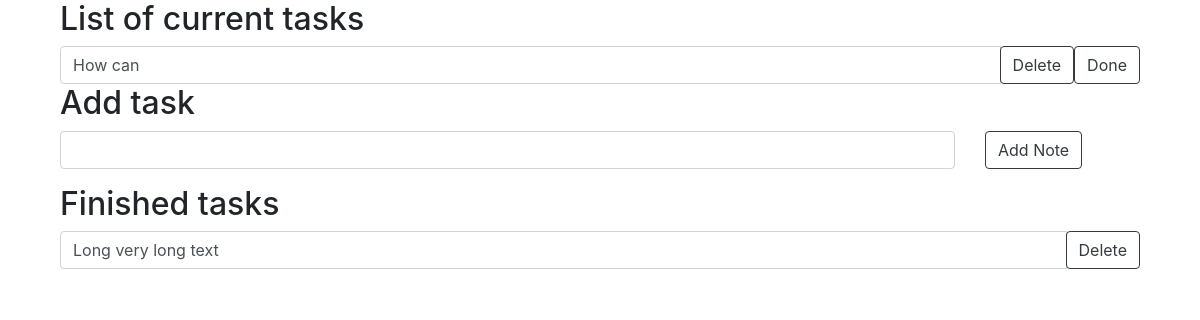
Before: / with the older database file.
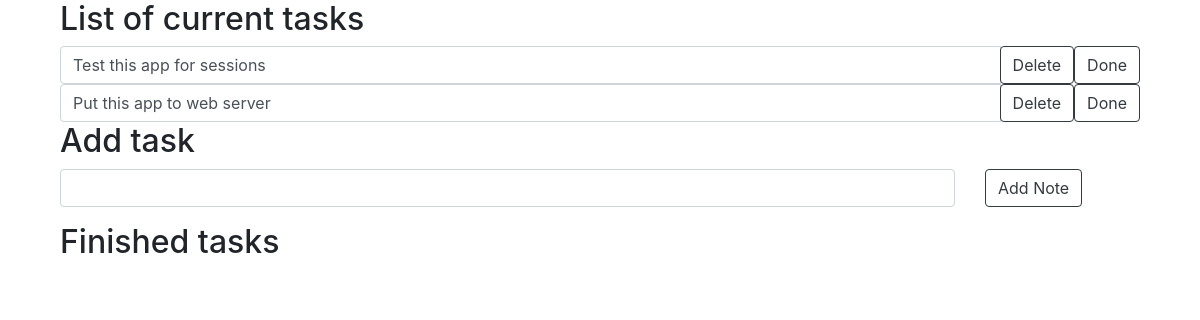
After: the same page with the newer database file.
### tables this page shows
CREATE TABLE current_tasks(
id integer primary key,
task varchar);

CREATE TABLE finished_tasks(
id integer primary key,
task varchar);

### application.py (the view)
@app.route('/')
def index():
    db = sqlite3.connect(DATABASE)
    curr = db.cursor()
    tasks = curr.execute("SELECT id, task FROM current_tasks").fetchall()
    finished = curr.execute("SELECT id, task FROM finished_tasks").fetchall()
    db.close()
    return render_template("index.html", tasks=tasks, finished=finished)

### templates/index.html (shortened to what this page needs)
{% extends "layout.html" %}
{% block current %}
	<div class="container">
		<h2>List of current tasks</h2>
		{% for task in tasks %}
		<div class="input-group">
		  	<span class="form-control">{{ task[1] }}</span>
		  	<div class="input-group-append">
			  	<form action="{{ url_for('delete')}}" method="post">
					<button class="btn btn-outline-dark">Delete</button>
				</form>
				<form action="{{ url_for('done')}}" method="post">
					<button class="btn btn-outline-dark">Done</button>
				</form>
		  	</div>
		</div>
		{% endfor %}
	</div>
{% endblock %}
{% block form %}
	<div class="container">
		<h2>Add task</h2>
		<form action="{{ url_for('add')}}" method="post">
			<div class="form-group row">
				<div class="col-sm-10">
					<input type="text" name="task" class="form-control">
				</div>
				<div class="col-sm-2">
					<button class="btn btn-outline-dark">Add Note</button>
				</div>
			</div>
		</form>
	</div>
{% endblock %}
{% block done %}
	<div class="container">
		<h2>Finished tasks</h2>
		{% for item in finished %}
	  	<div class="input-group">
			<span class="form-control">{{ item [1] }}</span>
			<div class="input-group-append">
			  	<form action="{{ url_for('terminate')}}" method="post">
					<button class="btn btn-outline-dark">Delete</button>
				</form>
			</div>
		</div>
		{% endfor %}
	</div>
{% endblock %}

### templates/layout.html (shortened to what this page needs)
<!DOCTYPE html>
<html>
	<head>
		<link rel="stylesheet" href="https://stackpath.bootstrapcdn.com/bootstrap/4.4.1/css/bootstrap.min.css">
	</head>
	<body>
		<div class="container">
			{% block current %}
			{% endblock %}
			{% block form %}
			{% endblock %}
			{% block done %}
			{% endblock %}
		</div>
	</body>
</html>

Changed rows visible on the page:
removed finished_tasks: task "Long very long text"
changed current_tasks: task "How can" → "Test this app for sessions"
added current_tasks: task "Put this app to web server"
